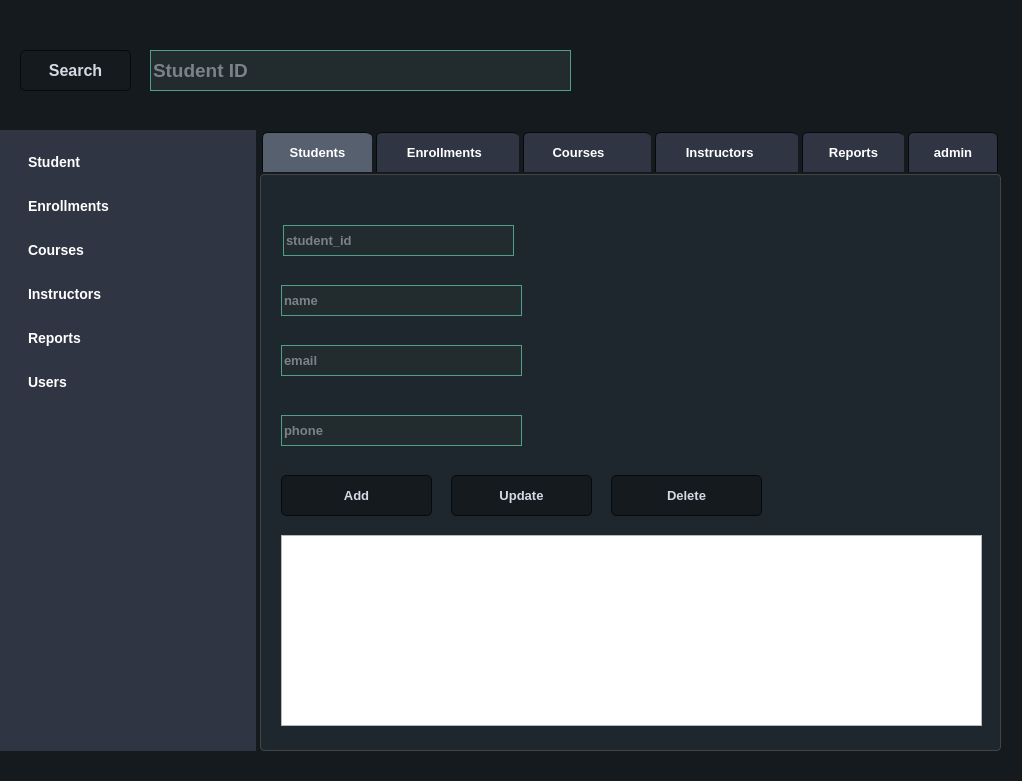
<?xml version="1.0" encoding="UTF-8"?>
<ui version="4.0">
 <class>MainWindow</class>
 <widget class="QMainWindow" name="MainWindow">
  <property name="geometry">
   <rect>
    <x>0</x>
    <y>0</y>
    <width>1022</width>
    <height>781</height>
   </rect>
  </property>
  <property name="windowTitle">
   <string>Student Management System</string>
  </property>
  <property name="styleSheet">
   <string notr="true">/*
ManjaroMix Style Sheet for QT Applications
Author: Jaime A. Quiroga P.
Company: GTRONICK
Last updated: 25/02/2020, 15:42.
Available at: https://github.com/GTRONICK/QSS/blob/master/ManjaroMix.qss
*/
QMainWindow {
	background-color:#151a1e;
}
QCalendar {
	background-color: #151a1e;
}
QTextEdit {
	border-width: 1px;
	border-style: solid;
	border-color: #4fa08b;
	background-color: #222b2e;
	color: #d3dae3;
}
QPlainTextEdit {
	border-width: 1px;
	border-style: solid;
	border-color: #4fa08b;
	background-color: #222b2e;
	color: #d3dae3;
}
QToolButton {
	border-style: solid;
	border-top-color: qlineargradient(spread:pad, x1:0.5, y1:1, x2:0.5, y2:0, stop:0 rgb(215, 215, 215), stop:1 rgb(222, 222, 222));
	border-right-color: qlineargradient(spread:pad, x1:0, y1:0.5, x2:1, y2:0.5, stop:0 rgb(217, 217, 217), stop:1 rgb(227, 227, 227));
	border-left-color: qlineargradient(spread:pad, x1:0, y1:0.5, x2:1, y2:0.5, stop:0 rgb(227, 227, 227), stop:1 rgb(217, 217, 217));
	border-bottom-color: qlineargradient(spread:pad, x1:0.5, y1:1, x2:0.5, y2:0, stop:0 rgb(215, 215, 215), stop:1 rgb(222, 222, 222));
	border-width: 1px;
	border-radius: 5px;
	color: #d3dae3;
	padding: 2px;
	background-color: rgb(255,255,255);
}
QToolButton:hover{
	border-style: solid;
	border-top-color: qlineargradient(spread:pad, x1:0.5, y1:1, x2:0.5, y2:0, stop:0 rgb(195, 195, 195), stop:1 rgb(222, 222, 222));
	border-right-color: qlineargradient(spread:pad, x1:0, y1:0.5, x2:1, y2:0.5, stop:0 rgb(197, 197, 197), stop:1 rgb(227, 227, 227));
	border-left-color: qlineargradient(spread:pad, x1:0, y1:0.5, x2:1, y2:0.5, stop:0 rgb(227, 227, 227), stop:1 rgb(197, 197, 197));
	border-bottom-color: qlineargradient(spread:pad, x1:0.5, y1:1, x2:0.5, y2:0, stop:0 rgb(195, 195, 195), stop:1 rgb(222, 222, 222));
	border-width: 1px;
	border-radius: 5px;
	color: rgb(0,0,0);
	padding: 2px;
	background-color: rgb(255,255,255);
}
QToolButton:pressed{
	border-style: solid;
	border-top-color: qlineargradient(spread:pad, x1:0.5, y1:1, x2:0.5, y2:0, stop:0 rgb(215, 215, 215), stop:1 rgb(222, 222, 222));
	border-right-color: qlineargradient(spread:pad, x1:0, y1:0.5, x2:1, y2:0.5, stop:0 rgb(217, 217, 217), stop:1 rgb(227, 227, 227));
	border-left-color: qlineargradient(spread:pad, x1:0, y1:0.5, x2:1, y2:0.5, stop:0 rgb(227, 227, 227), stop:1 rgb(217, 217, 217));
	border-bottom-color: qlineargradient(spread:pad, x1:0.5, y1:1, x2:0.5, y2:0, stop:0 rgb(215, 215, 215), stop:1 rgb(222, 222, 222));
	border-width: 1px;
	border-radius: 5px;
	color: rgb(0,0,0);
	padding: 2px;
	background-color: rgb(142,142,142);
}
QPushButton{
	border-style: solid;
	border-color: #050a0e;
	border-width: 1px;
	border-radius: 5px;
	color: #d3dae3;
	padding: 2px;
	background-color: #151a1e;
}
QPushButton::default{
	border-style: solid;
	border-color: #050a0e;
	border-width: 1px;
	border-radius: 5px;
	color: #FFFFFF;
	padding: 2px;
	background-color: #151a1e;;
}
QPushButton:hover{
	border-style: solid;
	border-color: #050a0e;
	border-width: 1px;
	border-radius: 5px;
	color: #d3dae3;
	padding: 2px;
	background-color: #1c1f1f;
}
QPushButton:pressed{
	border-style: solid;
	border-color: #050a0e;
	border-width: 1px;
	border-radius: 5px;
	color: #d3dae3;
	padding: 2px;
	background-color: #2c2f2f;
}
QPushButton:disabled{
	border-style: solid;
	border-top-color: qlineargradient(spread:pad, x1:0.5, y1:1, x2:0.5, y2:0, stop:0 rgb(215, 215, 215), stop:1 rgb(222, 222, 222));
	border-right-color: qlineargradient(spread:pad, x1:0, y1:0.5, x2:1, y2:0.5, stop:0 rgb(217, 217, 217), stop:1 rgb(227, 227, 227));
	border-left-color: qlineargradient(spread:pad, x1:0, y1:0.5, x2:1, y2:0.5, stop:0 rgb(227, 227, 227), stop:1 rgb(217, 217, 217));
	border-bottom-color: qlineargradient(spread:pad, x1:0.5, y1:1, x2:0.5, y2:0, stop:0 rgb(215, 215, 215), stop:1 rgb(222, 222, 222));
	border-width: 1px;
	border-radius: 5px;
	color: #808086;
	padding: 2px;
	background-color: rgb(142,142,142);
}
QLineEdit {
	border-width: 1px;
	border-style: solid;
	border-color: #4fa08b;
	background-color: #222b2e;
	color: #d3dae3;
}
QLabel {
	color: #d3dae3;
}
QLCDNumber {
	color: #4d9b87;
}
QProgressBar {
	text-align: center;
	color: #d3dae3;
	border-radius: 10px;
	border-color: transparent;
	border-style: solid;
	background-color: #52595d;
}
QProgressBar::chunk {
	background-color: #214037	;
	border-radius: 10px;
}
QMenuBar {
	background-color: #151a1e;
}
QMenuBar::item {
	color: #d3dae3;
  	spacing: 3px;
  	padding: 1px 4px;
	background-color: #151a1e;
}

QMenuBar::item:selected {
  	background-color: #252a2e;
	color: #FFFFFF;
}
QMenu {
	background-color: #151a1e;
}
QMenu::item:selected {
	background-color: #252a2e;
	color: #FFFFFF;
}
QMenu::item {
	color: #d3dae3;
	background-color: #151a1e;
}
QTabWidget {
	color:rgb(0,0,0);
	background-color:#000000;
}
QTabWidget::pane {
		border-color: #050a0e;
		background-color: #1e282c;
		border-style: solid;
		border-width: 1px;
    	border-bottom-left-radius: 4px;
		border-bottom-right-radius: 4px;
}
QTabBar::tab:first {
	border-style: solid;
	border-left-width:1px;
	border-right-width:0px;
	border-top-width:1px;
	border-bottom-width:0px;
	border-top-color: #050a0e;
	border-left-color: #050a0e;
	border-bottom-color: #050a0e;
	border-top-left-radius: 4px;
	color: #d3dae3;
	padding: 3px;
	margin-left:0px;
	background-color: #151a1e;
}
QTabBar::tab:last {
	border-style: solid;
	border-top-width:1px;
	border-left-width:1px;
	border-right-width:1px;
	border-bottom-width:0px;
	border-color: #050a0e;
	border-top-right-radius: 4px;
	color: #d3dae3;
	padding: 3px;
	margin-left:0px;
	background-color: #151a1e;
}
QTabBar::tab {
	border-style: solid;
	border-top-width:1px;
	border-bottom-width:0px;
	border-left-width:1px;
	border-top-color: #050a0e;
	border-left-color: #050a0e;
	border-bottom-color: #050a0e;
	color: #d3dae3;
	padding: 3px;
	margin-left:0px;
	background-color: #151a1e;
}
QTabBar::tab:selected, QTabBar::tab:last:selected, QTabBar::tab:hover {
  	border-style: solid;
  	border-left-width:1px;
	border-bottom-width:0px;
	border-right-color: transparent;
	border-top-color: #050a0e;
	border-left-color: #050a0e;
	border-bottom-color: #050a0e;
	color: #FFFFFF;
	padding: 3px;
	margin-left:0px;
	background-color: #1e282c;
}

QTabBar::tab:selected, QTabBar::tab:first:selected, QTabBar::tab:hover {
  	border-style: solid;
  	border-left-width:1px;
  	border-bottom-width:0px;
  	border-top-width:1px;
	border-right-color: transparent;
	border-top-color: #050a0e;
	border-left-color: #050a0e;
	border-bottom-color: #050a0e;
	color: #FFFFFF;
	padding: 3px;
	margin-left:0px;
	background-color: #1e282c;
}

QCheckBox {
	color: #d3dae3;
	padding: 2px;
}
QCheckBox:disabled {
	color: #808086;
	padding: 2px;
}

QCheckBox:hover {
	border-radius:4px;
	border-style:solid;
	padding-left: 1px;
	padding-right: 1px;
	padding-bottom: 1px;
	padding-top: 1px;
	border-width:1px;
	border-color: transparent;
}
QCheckBox::indicator:checked {

	height: 10px;
	width: 10px;
	border-style:solid;
	border-width: 1px;
	border-color: #4fa08b;
	color: #000000;
	background-color: qradialgradient(cx:0.4, cy:0.4, radius: 1.5,fx:0, fy:0, stop:0 #1e282c, stop:0.3 #1e282c, stop:0.4 #4fa08b, stop:0.5 #1e282c, stop:1 #1e282c);
}
QCheckBox::indicator:unchecked {

	height: 10px;
	width: 10px;
	border-style:solid;
	border-width: 1px;
	border-color: #4fa08b;
	color: #000000;
}
QRadioButton {
	color: #d3dae3;
	padding: 1px;
}
QRadioButton::indicator:checked {
	height: 10px;
	width: 10px;
	border-style:solid;
	border-radius:5px;
	border-width: 1px;
	border-color: #4fa08b;
	color: #a9b7c6;
	background-color: qradialgradient(cx:0.5, cy:0.5, radius:0.4,fx:0.5, fy:0.5, stop:0 #4fa08b, stop:1 #1e282c);
}
QRadioButton::indicator:!checked {
	height: 10px;
	width: 10px;
	border-style:solid;
	border-radius:5px;
	border-width: 1px;
	border-color: #4fa08b;
	color: #a9b7c6;
	background-color: transparent;
}
QStatusBar {
	color:#027f7f;
}
QSpinBox {
	color: #d3dae3;
	background-color: #222b2e;
	border-width: 1px;
	border-style: solid;
	border-color: #4fa08b;
}
QDoubleSpinBox {
	color: #d3dae3;
	background-color: #222b2e;
	border-width: 1px;
	border-style: solid;
	border-color: #4fa08b;
}
QTimeEdit {
	color: #d3dae3;
	background-color: #222b2e;
	border-width: 1px;
	border-style: solid;
	border-color: #4fa08b;
}
QDateTimeEdit {
	color: #d3dae3;
	background-color: #222b2e;
	border-width: 1px;
	border-style: solid;
	border-color: #4fa08b;
}
QDateEdit {
	color: #d3dae3;
	background-color: #222b2e;
	border-width: 1px;
	border-style: solid;
	border-color: #4fa08b;
}
QFontComboBox {
	color: #d3dae3;
	background-color: #222b2e;
	border-width: 1px;
	border-style: solid;
	border-color: #4fa08b;
}
QComboBox {
	color: #d3dae3;
	background-color: #222b2e;
	border-width: 1px;
	border-style: solid;
	border-color: #4fa08b;
}

QDial {
	background: #16a085;
}

QToolBox {
	color: #a9b7c6;
	background-color: #222b2e;
}
QToolBox::tab {
	color: #a9b7c6;
	background-color:#222b2e;
}
QToolBox::tab:selected {
	color: #FFFFFF;
	background-color:#222b2e;
}
QScrollArea {
	color: #FFFFFF;
	background-color:#222b2e;
}
QSlider::groove:horizontal {
	height: 5px;
	background-color: #52595d;
}
QSlider::groove:vertical {
	width: 5px;
	background-color: #52595d;
}
QSlider::handle:horizontal {
	background: #1a2224;
	border-style: solid;
	border-width: 1px;
	border-color: rgb(207,207,207);
	width: 12px;
	margin: -5px 0;
	border-radius: 7px;
}
QSlider::handle:vertical {
	background: #1a2224;
	border-style: solid;
	border-width: 1px;
	border-color: rgb(207,207,207);
	height: 12px;
	margin: 0 -5px;
	border-radius: 7px;
}
QSlider::add-page:horizontal {
    background: #52595d;
}
QSlider::add-page:vertical {
    background: #52595d;
}
QSlider::sub-page:horizontal {
    background-color: #15433a;
}
QSlider::sub-page:vertical {
    background-color: #15433a;
}
QScrollBar:horizontal {
	max-height: 10px;
	border: 1px transparent grey;
	margin: 0px 20px 0px 20px;
	background: transparent;
}
QScrollBar:vertical {
	max-width: 10px;
	border: 1px transparent grey;
	margin: 20px 0px 20px 0px;
	background: transparent;
}
QScrollBar::handle:horizontal {
	background: #52595d;
	border-style: transparent;
	border-radius: 4px;
	min-width: 25px;
}
QScrollBar::handle:horizontal:hover {
	background: #58a492;
	border-style: transparent;
	border-radius: 4px;
	min-width: 25px;
}
QScrollBar::handle:vertical {
	background: #52595d;
	border-style: transparent;
	border-radius: 4px;
	min-height: 25px;
}
QScrollBar::handle:vertical:hover {
	background: #58a492;
	border-style: transparent;
	border-radius: 4px;
	min-height: 25px;
}
QScrollBar::add-line:horizontal {
   border: 2px transparent grey;
   border-top-right-radius: 4px;
   border-bottom-right-radius: 4px;
   background: #15433a;
   width: 20px;
   subcontrol-position: right;
   subcontrol-origin: margin;
}
QScrollBar::add-line:horizontal:pressed {
   border: 2px transparent grey;
   border-top-right-radius: 4px;
   border-bottom-right-radius: 4px;
   background: rgb(181,181,181);
   width: 20px;
   subcontrol-position: right;
   subcontrol-origin: margin;
}
QScrollBar::add-line:vertical {
   border: 2px transparent grey;
   border-bottom-left-radius: 4px;
   border-bottom-right-radius: 4px;
   background: #15433a;
   height: 20px;
   subcontrol-position: bottom;
   subcontrol-origin: margin;
}
QScrollBar::add-line:vertical:pressed {
   border: 2px transparent grey;
   border-bottom-left-radius: 4px;
   border-bottom-right-radius: 4px;
   background: rgb(181,181,181);
   height: 20px;
   subcontrol-position: bottom;
   subcontrol-origin: margin;
}
QScrollBar::sub-line:horizontal {
   border: 2px transparent grey;
   border-top-left-radius: 4px;
   border-bottom-left-radius: 4px;
   background: #15433a;
   width: 20px;
   subcontrol-position: left;
   subcontrol-origin: margin;
}
QScrollBar::sub-line:horizontal:pressed {
   border: 2px transparent grey;
   border-top-left-radius: 4px;
   border-bottom-left-radius: 4px;
   background: rgb(181,181,181);
   width: 20px;
   subcontrol-position: left;
   subcontrol-origin: margin;
}
QScrollBar::sub-line:vertical {
   border: 2px transparent grey;
   border-top-left-radius: 4px;
   border-top-right-radius: 4px;
   background: #15433a;
   height: 20px;
   subcontrol-position: top;
   subcontrol-origin: margin;
}
QScrollBar::sub-line:vertical:pressed {
   border: 2px transparent grey;
   border-top-left-radius: 4px;
   border-top-right-radius: 4px;
   background: rgb(181,181,181);
   height: 20px;
   subcontrol-position: top;
   subcontrol-origin: margin;
}

QScrollBar::add-page:horizontal, QScrollBar::sub-page:horizontal {
   background: none;
}
QScrollBar::add-page:vertical, QScrollBar::sub-page:vertical {
   background: none;
}</string>
  </property>
  <widget class="QWidget" name="centralwidget">
   <widget class="QTabWidget" name="tabWidget">
    <property name="geometry">
     <rect>
      <x>260</x>
      <y>130</y>
      <width>741</width>
      <height>621</height>
     </rect>
    </property>
    <property name="font">
     <font>
      <pointsize>12</pointsize>
      <weight>75</weight>
      <bold>true</bold>
     </font>
    </property>
    <property name="styleSheet">
     <string notr="true">QTabWidget::pane {
    border: 1px solid #444;
    background: #1e272e;
    padding: 10px;
    border-radius: 4px;
}

QTabBar::tab {
    background: #2f3542;
    color: white;
    padding: 10px 20px;
    margin: 2px;
    border-top-left-radius: 6px;
    border-top-right-radius: 6px;
    font-size: 13px;
    font-family: 'Segoe UI', sans-serif;
}

QTabBar::tab:hover {
    background: #404b5c;
}

QTabBar::tab:selected {
    background: #57606f;
    font-weight: bold;
}
</string>
    </property>
    <property name="currentIndex">
     <number>0</number>
    </property>
    <widget class="QWidget" name="tab">
     <attribute name="title">
      <string>Students</string>
     </attribute>
     <widget class="QLineEdit" name="std_Id_txt">
      <property name="geometry">
       <rect>
        <x>12</x>
        <y>40</y>
        <width>231</width>
        <height>31</height>
       </rect>
      </property>
      <property name="font">
       <font>
        <pointsize>10</pointsize>
        <weight>75</weight>
        <bold>true</bold>
       </font>
      </property>
      <property name="placeholderText">
       <string>student_id</string>
      </property>
     </widget>
     <widget class="QLineEdit" name="std_name_txt">
      <property name="geometry">
       <rect>
        <x>10</x>
        <y>100</y>
        <width>241</width>
        <height>31</height>
       </rect>
      </property>
      <property name="font">
       <font>
        <pointsize>10</pointsize>
        <weight>75</weight>
        <bold>true</bold>
       </font>
      </property>
      <property name="placeholderText">
       <string>name         </string>
      </property>
     </widget>
     <widget class="QLineEdit" name="std_email_txt">
      <property name="geometry">
       <rect>
        <x>10</x>
        <y>160</y>
        <width>241</width>
        <height>31</height>
       </rect>
      </property>
      <property name="font">
       <font>
        <pointsize>10</pointsize>
        <weight>75</weight>
        <bold>true</bold>
       </font>
      </property>
      <property name="placeholderText">
       <string>email        </string>
      </property>
     </widget>
     <widget class="QLineEdit" name="std_phone_txt">
      <property name="geometry">
       <rect>
        <x>10</x>
        <y>230</y>
        <width>241</width>
        <height>31</height>
       </rect>
      </property>
      <property name="font">
       <font>
        <pointsize>10</pointsize>
        <weight>75</weight>
        <bold>true</bold>
       </font>
      </property>
      <property name="placeholderText">
       <string>phone        </string>
      </property>
     </widget>
     <widget class="QPushButton" name="std_del_btn">
      <property name="geometry">
       <rect>
        <x>340</x>
        <y>290</y>
        <width>151</width>
        <height>41</height>
       </rect>
      </property>
      <property name="font">
       <font>
        <pointsize>10</pointsize>
        <weight>75</weight>
        <bold>true</bold>
       </font>
      </property>
      <property name="text">
       <string>Delete</string>
      </property>
     </widget>
     <widget class="QPushButton" name="std_update_btn">
      <property name="geometry">
       <rect>
        <x>180</x>
        <y>290</y>
        <width>141</width>
        <height>41</height>
       </rect>
      </property>
      <property name="font">
       <font>
        <pointsize>10</pointsize>
        <weight>75</weight>
        <bold>true</bold>
       </font>
      </property>
      <property name="text">
       <string>Update</string>
      </property>
     </widget>
     <widget class="QPushButton" name="std_add_btn">
      <property name="geometry">
       <rect>
        <x>10</x>
        <y>290</y>
        <width>151</width>
        <height>41</height>
       </rect>
      </property>
      <property name="font">
       <font>
        <pointsize>10</pointsize>
        <weight>75</weight>
        <bold>true</bold>
       </font>
      </property>
      <property name="text">
       <string>Add</string>
      </property>
     </widget>
     <widget class="QTableView" name="tableView">
      <property name="geometry">
       <rect>
        <x>10</x>
        <y>350</y>
        <width>701</width>
        <height>191</height>
       </rect>
      </property>
     </widget>
    </widget>
    <widget class="QWidget" name="tab_6">
     <attribute name="title">
      <string>Enrollments  </string>
     </attribute>
     <widget class="QLineEdit" name="lineEdit_5">
      <property name="geometry">
       <rect>
        <x>20</x>
        <y>20</y>
        <width>201</width>
        <height>31</height>
       </rect>
      </property>
      <property name="font">
       <font>
        <pointsize>10</pointsize>
        <weight>75</weight>
        <bold>true</bold>
       </font>
      </property>
      <property name="placeholderText">
       <string>student_id</string>
      </property>
     </widget>
     <widget class="QLineEdit" name="lineEdit_6">
      <property name="geometry">
       <rect>
        <x>20</x>
        <y>70</y>
        <width>201</width>
        <height>31</height>
       </rect>
      </property>
      <property name="font">
       <font>
        <pointsize>10</pointsize>
        <weight>75</weight>
        <bold>true</bold>
       </font>
      </property>
      <property name="placeholderText">
       <string>course_id</string>
      </property>
     </widget>
     <widget class="QLineEdit" name="lineEdit_7">
      <property name="geometry">
       <rect>
        <x>20</x>
        <y>120</y>
        <width>201</width>
        <height>31</height>
       </rect>
      </property>
      <property name="font">
       <font>
        <pointsize>10</pointsize>
        <weight>75</weight>
        <bold>true</bold>
       </font>
      </property>
      <property name="placeholderText">
       <string>grade          </string>
      </property>
     </widget>
     <widget class="QPushButton" name="enroll_add_btn">
      <property name="geometry">
       <rect>
        <x>10</x>
        <y>180</y>
        <width>151</width>
        <height>41</height>
       </rect>
      </property>
      <property name="font">
       <font>
        <pointsize>10</pointsize>
        <weight>75</weight>
        <bold>true</bold>
       </font>
      </property>
      <property name="text">
       <string>Add</string>
      </property>
     </widget>
     <widget class="QPushButton" name="enroll_Update_btn">
      <property name="geometry">
       <rect>
        <x>180</x>
        <y>180</y>
        <width>161</width>
        <height>41</height>
       </rect>
      </property>
      <property name="font">
       <font>
        <pointsize>10</pointsize>
        <weight>75</weight>
        <bold>true</bold>
       </font>
      </property>
      <property name="text">
       <string>Update</string>
      </property>
     </widget>
     <widget class="QPushButton" name="enroll_del_btn">
      <property name="geometry">
       <rect>
        <x>370</x>
        <y>180</y>
        <width>141</width>
        <height>41</height>
       </rect>
      </property>
      <property name="font">
       <font>
        <pointsize>10</pointsize>
        <weight>75</weight>
        <bold>true</bold>
       </font>
      </property>
      <property name="text">
       <string>Delete</string>
      </property>
     </widget>
    </widget>
    <widget class="QWidget" name="tab_5">
     <attribute name="title">
      <string>Courses     </string>
     </attribute>
     <widget class="QLineEdit" name="lineEdit_8">
      <property name="geometry">
       <rect>
        <x>0</x>
        <y>10</y>
        <width>231</width>
        <height>31</height>
       </rect>
      </property>
      <property name="font">
       <font>
        <pointsize>10</pointsize>
        <weight>75</weight>
        <bold>true</bold>
       </font>
      </property>
      <property name="placeholderText">
       <string>course_id </string>
      </property>
     </widget>
     <widget class="QLineEdit" name="lineEdit_9">
      <property name="geometry">
       <rect>
        <x>0</x>
        <y>60</y>
        <width>231</width>
        <height>31</height>
       </rect>
      </property>
      <property name="font">
       <font>
        <pointsize>10</pointsize>
        <weight>75</weight>
        <bold>true</bold>
       </font>
      </property>
      <property name="placeholderText">
       <string>name          </string>
      </property>
     </widget>
     <widget class="QLineEdit" name="lineEdit_10">
      <property name="geometry">
       <rect>
        <x>0</x>
        <y>110</y>
        <width>231</width>
        <height>41</height>
       </rect>
      </property>
      <property name="font">
       <font>
        <pointsize>10</pointsize>
        <weight>75</weight>
        <bold>true</bold>
       </font>
      </property>
      <property name="placeholderText">
       <string>credits       </string>
      </property>
     </widget>
     <widget class="QLineEdit" name="lineEdit_11">
      <property name="geometry">
       <rect>
        <x>0</x>
        <y>170</y>
        <width>231</width>
        <height>41</height>
       </rect>
      </property>
      <property name="font">
       <font>
        <pointsize>10</pointsize>
        <weight>75</weight>
        <bold>true</bold>
       </font>
      </property>
      <property name="placeholderText">
       <string>instructor_id </string>
      </property>
     </widget>
     <widget class="QPushButton" name="course_add_btn">
      <property name="geometry">
       <rect>
        <x>0</x>
        <y>250</y>
        <width>141</width>
        <height>41</height>
       </rect>
      </property>
      <property name="font">
       <font>
        <pointsize>10</pointsize>
        <weight>75</weight>
        <bold>true</bold>
       </font>
      </property>
      <property name="text">
       <string>Add</string>
      </property>
     </widget>
     <widget class="QPushButton" name="course_add_btn_2">
      <property name="geometry">
       <rect>
        <x>170</x>
        <y>250</y>
        <width>141</width>
        <height>41</height>
       </rect>
      </property>
      <property name="font">
       <font>
        <pointsize>10</pointsize>
        <weight>75</weight>
        <bold>true</bold>
       </font>
      </property>
      <property name="text">
       <string>Update</string>
      </property>
     </widget>
     <widget class="QPushButton" name="course_add_btn_3">
      <property name="geometry">
       <rect>
        <x>360</x>
        <y>250</y>
        <width>151</width>
        <height>41</height>
       </rect>
      </property>
      <property name="font">
       <font>
        <pointsize>10</pointsize>
        <weight>75</weight>
        <bold>true</bold>
       </font>
      </property>
      <property name="text">
       <string>Delete</string>
      </property>
     </widget>
    </widget>
    <widget class="QWidget" name="tab_4">
     <attribute name="title">
      <string>Instructors    </string>
     </attribute>
     <widget class="QLineEdit" name="lineEdit_12">
      <property name="geometry">
       <rect>
        <x>10</x>
        <y>10</y>
        <width>221</width>
        <height>31</height>
       </rect>
      </property>
      <property name="font">
       <font>
        <pointsize>10</pointsize>
        <weight>75</weight>
        <bold>true</bold>
       </font>
      </property>
      <property name="placeholderText">
       <string>instructor_id </string>
      </property>
     </widget>
     <widget class="QLineEdit" name="lineEdit_13">
      <property name="geometry">
       <rect>
        <x>10</x>
        <y>60</y>
        <width>221</width>
        <height>41</height>
       </rect>
      </property>
      <property name="font">
       <font>
        <pointsize>10</pointsize>
        <weight>75</weight>
        <bold>true</bold>
       </font>
      </property>
      <property name="placeholderText">
       <string>Name</string>
      </property>
     </widget>
     <widget class="QLineEdit" name="lineEdit_15">
      <property name="geometry">
       <rect>
        <x>10</x>
        <y>190</y>
        <width>221</width>
        <height>31</height>
       </rect>
      </property>
      <property name="font">
       <font>
        <pointsize>10</pointsize>
        <weight>75</weight>
        <bold>true</bold>
       </font>
      </property>
      <property name="placeholderText">
       <string>email             </string>
      </property>
     </widget>
     <widget class="QComboBox" name="comboBox">
      <property name="geometry">
       <rect>
        <x>10</x>
        <y>120</y>
        <width>221</width>
        <height>41</height>
       </rect>
      </property>
      <property name="font">
       <font>
        <pointsize>10</pointsize>
        <weight>75</weight>
        <bold>true</bold>
       </font>
      </property>
      <item>
       <property name="text">
        <string>Data Science _ AI</string>
       </property>
      </item>
      <item>
       <property name="text">
        <string>Data Analysis</string>
       </property>
      </item>
      <item>
       <property name="text">
        <string>Data Engineer</string>
       </property>
      </item>
     </widget>
     <widget class="QPushButton" name="inst_add_btn_2">
      <property name="geometry">
       <rect>
        <x>10</x>
        <y>250</y>
        <width>141</width>
        <height>41</height>
       </rect>
      </property>
      <property name="font">
       <font>
        <pointsize>10</pointsize>
        <weight>75</weight>
        <bold>true</bold>
       </font>
      </property>
      <property name="text">
       <string>Add</string>
      </property>
     </widget>
     <widget class="QPushButton" name="inst_add_btn">
      <property name="geometry">
       <rect>
        <x>180</x>
        <y>250</y>
        <width>131</width>
        <height>41</height>
       </rect>
      </property>
      <property name="font">
       <font>
        <pointsize>10</pointsize>
        <weight>75</weight>
        <bold>true</bold>
       </font>
      </property>
      <property name="text">
       <string>Update</string>
      </property>
     </widget>
     <widget class="QPushButton" name="inst_add_btn_3">
      <property name="geometry">
       <rect>
        <x>340</x>
        <y>250</y>
        <width>151</width>
        <height>41</height>
       </rect>
      </property>
      <property name="font">
       <font>
        <pointsize>10</pointsize>
        <weight>75</weight>
        <bold>true</bold>
       </font>
      </property>
      <property name="text">
       <string>Delete</string>
      </property>
     </widget>
    </widget>
    <widget class="QWidget" name="tab_3">
     <attribute name="title">
      <string>Reports</string>
     </attribute>
     <widget class="QTabWidget" name="tabWidget_2">
      <property name="geometry">
       <rect>
        <x>0</x>
        <y>0</y>
        <width>711</width>
        <height>571</height>
       </rect>
      </property>
      <property name="font">
       <font>
        <pointsize>12</pointsize>
        <weight>75</weight>
        <bold>true</bold>
       </font>
      </property>
      <property name="currentIndex">
       <number>1</number>
      </property>
      <widget class="QWidget" name="tab_7">
       <attribute name="title">
        <string>Student</string>
       </attribute>
      </widget>
      <widget class="QWidget" name="tab_9">
       <attribute name="title">
        <string>Enrollments</string>
       </attribute>
      </widget>
      <widget class="QWidget" name="tab_10">
       <attribute name="title">
        <string>Courses</string>
       </attribute>
      </widget>
      <widget class="QWidget" name="tab_11">
       <attribute name="title">
        <string>Instructors</string>
       </attribute>
      </widget>
      <widget class="QWidget" name="tab_12">
       <attribute name="title">
        <string>Users</string>
       </attribute>
      </widget>
      <widget class="QWidget" name="tab_8">
       <attribute name="title">
        <string>Tab 2</string>
       </attribute>
      </widget>
     </widget>
    </widget>
    <widget class="QWidget" name="tab_2">
     <attribute name="title">
      <string>admin</string>
     </attribute>
    </widget>
   </widget>
   <widget class="QLineEdit" name="lineEdit_14">
    <property name="geometry">
     <rect>
      <x>150</x>
      <y>50</y>
      <width>421</width>
      <height>41</height>
     </rect>
    </property>
    <property name="font">
     <font>
      <pointsize>14</pointsize>
      <weight>75</weight>
      <bold>true</bold>
     </font>
    </property>
    <property name="placeholderText">
     <string>Student ID</string>
    </property>
   </widget>
   <widget class="QPushButton" name="btn_search">
    <property name="geometry">
     <rect>
      <x>20</x>
      <y>50</y>
      <width>111</width>
      <height>41</height>
     </rect>
    </property>
    <property name="font">
     <font>
      <pointsize>12</pointsize>
      <weight>75</weight>
      <bold>true</bold>
     </font>
    </property>
    <property name="text">
     <string>Search</string>
    </property>
   </widget>
   <widget class="QListWidget" name="listWidget">
    <property name="geometry">
     <rect>
      <x>0</x>
      <y>130</y>
      <width>256</width>
      <height>621</height>
     </rect>
    </property>
    <property name="font">
     <font>
      <family>Segoe UI</family>
      <pointsize>-1</pointsize>
      <weight>75</weight>
      <bold>true</bold>
     </font>
    </property>
    <property name="styleSheet">
     <string notr="true">QListWidget {
    background-color: #2f3542;
    border: none;
    padding: 10px;
    color: #ffffff;
    font-size: 14px;
    font-family: 'Segoe UI', sans-serif;
}

QListWidget::item {
    background: transparent;
    padding: 10px 15px;
    margin: 4px 0;
    border-radius: 6px;
    color: #ffffff;
}

QListWidget::item:hover {
    background-color: #404b5c;
    color: #ffffff;
}

QListWidget::item:selected {
    background-color: #57606f;
    color: white;
}
</string>
    </property>
    <item>
     <property name="text">
      <string>Student</string>
     </property>
    </item>
    <item>
     <property name="text">
      <string>Enrollments</string>
     </property>
    </item>
    <item>
     <property name="text">
      <string>Courses</string>
     </property>
    </item>
    <item>
     <property name="text">
      <string>Instructors</string>
     </property>
    </item>
    <item>
     <property name="text">
      <string>Reports</string>
     </property>
    </item>
    <item>
     <property name="text">
      <string>Users</string>
     </property>
    </item>
   </widget>
  </widget>
 </widget>
 <resources/>
 <connections>
  <connection>
   <sender>listWidget</sender>
   <signal>currentRowChanged(int)</signal>
   <receiver>tabWidget</receiver>
   <slot>setCurrentIndex(int)</slot>
   <hints>
    <hint type="sourcelabel">
     <x>159</x>
     <y>152</y>
    </hint>
    <hint type="destinationlabel">
     <x>314</x>
     <y>140</y>
    </hint>
   </hints>
  </connection>
 </connections>
</ui>
